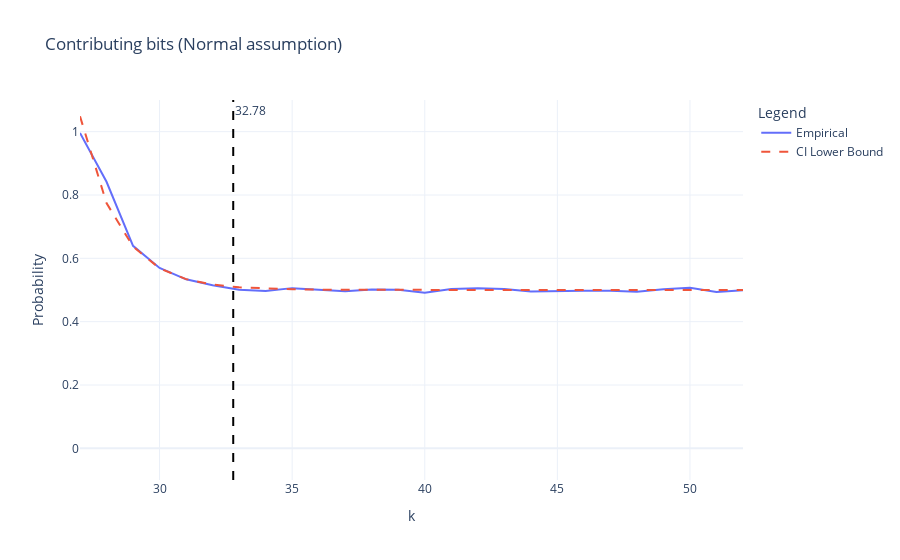

Notebook cell for this chart:
### Markdown cell above
### Contributing Bits

### Code cell
def contributing_normal_probability(Z, alpha, k, eref):
    """Computes an approximation of the probability of
    the k-th bit contributing in the normal case"""
    sigma_ub = sigma_upper_bound(Z, alpha)
    if sigma_ub > 0:
        return (
            2 ** (-k + (eref - 1)) / (2 * sigma_ub * math.sqrt(2 * math.pi))
        ) + 0.5  # - (2**(-k))**3*(4*math.exp(-3/2.)+1)/(12*sigma_ub**3*math.sqrt(2*math.pi))
    else:
        return 1


def contributing_normal(Z, alpha, p, eref):
    """Computes the lower bound on the contributing bits in the normal case"""
    if p > 0.7:
        assert (
            False
        ), "The contributing bits approximation formula is not valid for p > 0.7"

    sigma_ub = sigma_upper_bound(Z, alpha)
    if sigma_ub > 0:
        sg_bits = -math.log2(sigma_ub) + (eref - 1)
    else:
        sg_bits = 53 + (eref - 1)
    cb_correction = -math.log2(p - 0.5) - math.log2(2 * math.sqrt(2 * math.pi))
    cb_lb = sg_bits + cb_correction
    return (cb_lb, sg_bits, cb_correction)


cb_lb, sg_bits, cb_correction = contributing_normal(Z, alpha, contributing_p, eref)

print("contributing correction = {}".format(cb_correction))
print(
    "contributings_bits = {} with p = {} and alpha = {}".format(
        cb_lb, contributing_p, alpha
    )
)

confidence_plot(
    kth_contributing / Z.size,
    [contributing_normal_probability(Z, alpha, k, eref) for k in range(53)],
    kth=cb_lb,
    title="Contributing bits (Normal assumption)",
    minx=math.ceil(max(sg_bits - 2, 0)),
)

### Figure 1 — Plotly figure (JSON) as saved in the notebook; plotly's stock layout.template omitted (floating-point values rounded to 4 significant figures)
{"data": [{"mode": "lines", "name": "Empirical", "type": "scatter", "x": [27, 28, 29, 30, 31, 32, 33, 34, 35, 36, 37, 38, 39, 40, 41, 42, 43, 44, 45, 46, 47, 48, 49, 50, 51, 52], "y": [0.9957, 0.8418, 0.6393, 0.5698, 0.5337, 0.5147, 0.5005, 0.4966, 0.5059, 0.5018, 0.4958, 0.5015, 0.5004, 0.4911, 0.5034, 0.5059, 0.5028, 0.4954, 0.4972, 0.4975, 0.4976, 0.4948, 0.5025, 0.5073, 0.4939, 0.4996]}, {"line": {"dash": "dash"}, "mode": "lines", "name": "CI Lower Bound", "type": "scatter", "x": [27, 28, 29, 30, 31, 32, 33, 34, 35, 36, 37, 38, 39, 40, 41, 42, 43, 44, 45, 46, 47, 48, 49, 50, 51, 52], "y": [1.049, 0.7743, 0.6372, 0.5686, 0.5343, 0.5171, 0.5086, 0.5043, 0.5021, 0.5011, 0.5005, 0.5003, 0.5001, 0.5001, 0.5, 0.5, 0.5, 0.5, 0.5, 0.5, 0.5, 0.5, 0.5, 0.5, 0.5, 0.5]}], "layout": {"annotations": [{"showarrow": false, "text": "32.78", "x": 32.78, "xanchor": "left", "xref": "x", "y": 1, "yanchor": "top", "yref": "y domain"}], "legend": {"title": {"text": "Legend"}}, "shapes": [{"line": {"color": "black", "dash": "dash", "width": 2}, "name": "kth bit", "type": "line", "x0": 32.78, "x1": 32.78, "xref": "x", "y0": 0, "y1": 1, "yref": "y domain"}], "title": {"text": "Contributing bits (Normal assumption)"}, "xaxis": {"title": {"text": "k"}}, "yaxis": {"range": [-0.1, 1.1], "title": {"text": "Probability"}}}}
